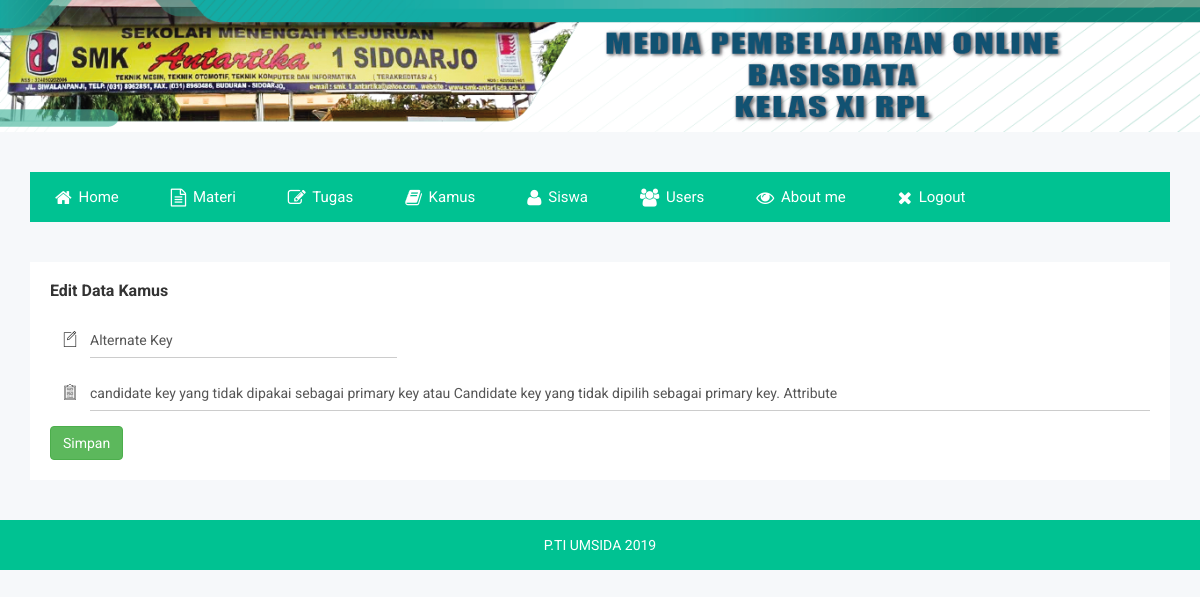
Page /editKamus.php?id=3 (signed in) on the committed database.
### tables this page shows
CREATE TABLE `tb_kamus` (
  `id_kamus` int(11) NOT NULL AUTO_INCREMENT,
  `kata` varchar(100) DEFAULT NULL,
  `deskrip` text,
  PRIMARY KEY (`id_kamus`)
);

### editKamus.php (the view, shortened to what this page needs)
<!doctype html>
<html class="no-js" lang="">
<head>
    <link rel="stylesheet" href="css/bootstrap.min.css">
    <link rel="stylesheet" href="css/font-awesome.min.css">
    <link rel="stylesheet" href="css/owl.carousel.css">
    <link rel="stylesheet" href="css/owl.theme.css">
    <link rel="stylesheet" href="css/owl.transitions.css">
    <link rel="stylesheet" href="css/meanmenu/meanmenu.min.css">
    <link rel="stylesheet" href="css/animate.css">
    <link rel="stylesheet" href="css/normalize.css">
    <link rel="stylesheet" href="css/scrollbar/jquery.mCustomScrollbar.min.css">
    <link rel="stylesheet" href="css/jvectormap/jquery-jvectormap-2.0.3.css">
    <link rel="stylesheet" href="css/notika-custom-icon.css">
    <link rel="stylesheet" href="css/wave/waves.min.css">
    <link rel="stylesheet" href="css/main.css">
    <link rel="stylesheet" href="style.css">
    <link rel="stylesheet" href="css/responsive.css">
</head>
<body>
    <?php
    if ($_SESSION['level']=="admin")
    {
        include("headerAdmin.php");
    }
    elseif ($_SESSION['level']=="guru")
    {
        include("headerGuru.php");
    }
    ?>
    <?php
    include "config.php";
    $id = $_GET['id'];
    $query = "SELECT * FROM tb_kamus WHERE id_kamus = '$id'";
    $hasil = mysqli_query($conn, $query);
    $data  = mysqli_fetch_array($hasil);
    ?>
    <div class="form-element-area">
        <form action="prosesEditKamus.php" method="POST">
        <div class="container">
            <div class="row">
                <div class="col-lg-12 col-md-12 col-sm-12 col-xs-12">
                    <div class="form-element-list">
                        <div class="cmp-tb-hd bcs-hd">
                            <h2>Edit Data Kamus</h2>
                        </div>
                        <div class="row">
                            <div class="col-lg-4 col-md-4 col-sm-4 col-xs-12">
                                <div class="form-group ic-cmp-int">
                                    <div class="form-ic-cmp">
                                        <i class="notika-icon notika-edit"></i>
                                    </div>
                                    <div class="nk-int-st">
                                        <input type="text" class="form-control" name="kata" value="<?php echo $data['kata'] ?> ">
                                    </div>
                                </div>
                            </div>
                        </div>
                        <div class="row">
                            <div class="col-xs-12">
                                <div class="form-group ic-cmp-int">
                                    <div class="form-ic-cmp">
                                        <i class="notika-icon notika-form"></i>
                                    </div>
                                    <div class="nk-int-st">
                                        <input type="text" class="form-control" name="deskripsi" value="<?php echo $data['deskrip'] ?>">
                                    </div>
                                </div>
                            </div>
                        </div>
                        <div>
                        <button class="btn btn-success notika-btn-success" type="submit" title="simpan">Simpan</button>
                        </div>
                    </div>
                </div>
            </div>
        </div>
    </form>
    </div>
    <div class="footer-copyright-area">
        <div class="container">
            <div class="row">
                <div class="col-lg-12 col-md-12 col-sm-12 col-xs-12">
                    <div class="footer-copy-right">
                        <p>P.TI UMSIDA 2019</p>
                    </div>
                </div>
            </div>
        </div>
    </div>
</body>
</html>

### css/main.css (style rules this page uses)
html { color: #222; font-size: 1em; line-height: 1.4; }

### rows in the picture
tb_kamus: kata "Alternate Key", deskripsi "candidate key yang tidak dipakai sebagai primary key atau Candidate key yang tidak dipilih sebagai primary key. Attribute"
